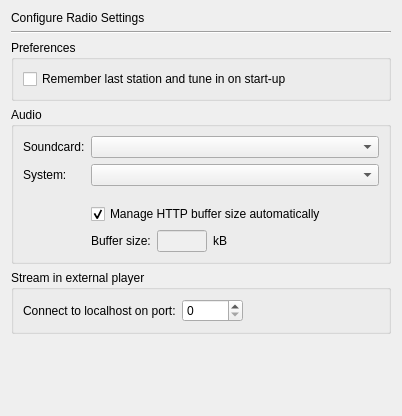
<ui version="4.0" >
 <class>SettingsDialogRadio</class>
 <widget class="QWidget" name="SettingsDialogRadio" >
  <property name="geometry" >
   <rect>
    <x>0</x>
    <y>0</y>
    <width>402</width>
    <height>416</height>
   </rect>
  </property>
  <property name="sizePolicy" >
   <sizepolicy vsizetype="MinimumExpanding" hsizetype="MinimumExpanding" >
    <horstretch>0</horstretch>
    <verstretch>0</verstretch>
   </sizepolicy>
  </property>
  <property name="windowTitle" >
   <string/>
  </property>
  <layout class="QVBoxLayout" >
   <property name="spacing" >
    <number>6</number>
   </property>
   <item>
    <widget class="QLabel" name="label" >
     <property name="text" >
      <string>Configure Radio Settings</string>
     </property>
     <property name="alignment" >
      <set>Qt::AlignLeading|Qt::AlignLeft|Qt::AlignVCenter</set>
     </property>
    </widget>
   </item>
   <item>
    <widget class="Line" name="line" >
     <property name="orientation" >
      <enum>Qt::Horizontal</enum>
     </property>
    </widget>
   </item>
   <item>
    <widget class="QGroupBox" name="groupBox_2" >
     <property name="sizePolicy" >
      <sizepolicy vsizetype="Fixed" hsizetype="Preferred" >
       <horstretch>0</horstretch>
       <verstretch>0</verstretch>
      </sizepolicy>
     </property>
     <property name="title" >
      <string>Preferences</string>
     </property>
     <layout class="QVBoxLayout" >
      <property name="spacing" >
       <number>6</number>
      </property>
      <property name="leftMargin" >
       <number>9</number>
      </property>
      <property name="topMargin" >
       <number>9</number>
      </property>
      <property name="rightMargin" >
       <number>9</number>
      </property>
      <property name="bottomMargin" >
       <number>9</number>
      </property>
      <item>
       <widget class="QCheckBox" name="resumeCheckBox" >
        <property name="text" >
         <string>Remember last station and tune in on start-up</string>
        </property>
       </widget>
      </item>
     </layout>
    </widget>
   </item>
   <item>
    <widget class="QGroupBox" name="groupBox" >
     <property name="title" >
      <string>Audio</string>
     </property>
     <layout class="QVBoxLayout" >
      <property name="spacing" >
       <number>6</number>
      </property>
      <property name="leftMargin" >
       <number>9</number>
      </property>
      <property name="topMargin" >
       <number>9</number>
      </property>
      <property name="rightMargin" >
       <number>9</number>
      </property>
      <property name="bottomMargin" >
       <number>9</number>
      </property>
      <item>
       <layout class="QGridLayout" >
        <property name="leftMargin" >
         <number>0</number>
        </property>
        <property name="topMargin" >
         <number>0</number>
        </property>
        <property name="rightMargin" >
         <number>0</number>
        </property>
        <property name="bottomMargin" >
         <number>0</number>
        </property>
        <property name="horizontalSpacing" >
         <number>6</number>
        </property>
        <property name="verticalSpacing" >
         <number>6</number>
        </property>
        <item row="0" column="0" >
         <widget class="QLabel" name="label_2" >
          <property name="text" >
           <string>Soundcard:</string>
          </property>
         </widget>
        </item>
        <item row="1" column="0" >
         <widget class="QLabel" name="label_3" >
          <property name="text" >
           <string>System:</string>
          </property>
         </widget>
        </item>
        <item row="1" column="1" >
         <widget class="QComboBox" name="systemBox" >
          <property name="sizePolicy" >
           <sizepolicy vsizetype="Fixed" hsizetype="Expanding" >
            <horstretch>0</horstretch>
            <verstretch>0</verstretch>
           </sizepolicy>
          </property>
         </widget>
        </item>
        <item row="4" column="1" >
         <layout class="QHBoxLayout" >
          <property name="spacing" >
           <number>6</number>
          </property>
          <property name="leftMargin" >
           <number>0</number>
          </property>
          <property name="topMargin" >
           <number>0</number>
          </property>
          <property name="rightMargin" >
           <number>0</number>
          </property>
          <property name="bottomMargin" >
           <number>0</number>
          </property>
          <item>
           <widget class="QLabel" name="label_4" >
            <property name="text" >
             <string>Buffer size:</string>
            </property>
           </widget>
          </item>
          <item>
           <widget class="QLineEdit" name="bufferEdit" >
            <property name="enabled" >
             <bool>false</bool>
            </property>
            <property name="maximumSize" >
             <size>
              <width>50</width>
              <height>16777215</height>
             </size>
            </property>
            <property name="maxLength" >
             <number>32767</number>
            </property>
            <property name="alignment" >
             <set>Qt::AlignRight</set>
            </property>
           </widget>
          </item>
          <item>
           <widget class="QLabel" name="label_5" >
            <property name="text" >
             <string>kB</string>
            </property>
           </widget>
          </item>
          <item>
           <spacer>
            <property name="orientation" >
             <enum>Qt::Horizontal</enum>
            </property>
            <property name="sizeHint" >
             <size>
              <width>40</width>
              <height>20</height>
             </size>
            </property>
           </spacer>
          </item>
         </layout>
        </item>
        <item row="0" column="1" >
         <widget class="QComboBox" name="cardBox" >
          <property name="sizePolicy" >
           <sizepolicy vsizetype="Fixed" hsizetype="Expanding" >
            <horstretch>0</horstretch>
            <verstretch>0</verstretch>
           </sizepolicy>
          </property>
         </widget>
        </item>
        <item row="3" column="1" >
         <widget class="QCheckBox" name="automaticBufferCheck" >
          <property name="text" >
           <string>Manage HTTP buffer size automatically</string>
          </property>
          <property name="checked" >
           <bool>true</bool>
          </property>
         </widget>
        </item>
        <item row="2" column="1" >
         <spacer>
          <property name="orientation" >
           <enum>Qt::Vertical</enum>
          </property>
          <property name="sizeType" >
           <enum>QSizePolicy::Fixed</enum>
          </property>
          <property name="sizeHint" >
           <size>
            <width>20</width>
            <height>12</height>
           </size>
          </property>
         </spacer>
        </item>
       </layout>
      </item>
     </layout>
    </widget>
   </item>
   <item>
    <widget class="QGroupBox" name="groupBox_3" >
     <property name="title" >
      <string>Stream in external player</string>
     </property>
     <layout class="QHBoxLayout" >
      <item>
       <widget class="QLabel" name="label_6" >
        <property name="text" >
         <string>Connect to localhost on port:</string>
        </property>
       </widget>
      </item>
      <item>
       <widget class="QSpinBox" name="musicProxyPort" >
        <property name="maximum" >
         <number>65535</number>
        </property>
       </widget>
      </item>
      <item>
       <spacer>
        <property name="orientation" >
         <enum>Qt::Horizontal</enum>
        </property>
        <property name="sizeHint" >
         <size>
          <width>40</width>
          <height>20</height>
         </size>
        </property>
       </spacer>
      </item>
     </layout>
    </widget>
   </item>
   <item>
    <spacer>
     <property name="orientation" >
      <enum>Qt::Vertical</enum>
     </property>
     <property name="sizeType" >
      <enum>QSizePolicy::Expanding</enum>
     </property>
     <property name="sizeHint" >
      <size>
       <width>378</width>
       <height>31</height>
      </size>
     </property>
    </spacer>
   </item>
  </layout>
 </widget>
 <tabstops>
  <tabstop>resumeCheckBox</tabstop>
  <tabstop>cardBox</tabstop>
  <tabstop>systemBox</tabstop>
 </tabstops>
 <resources/>
 <connections>
  <connection>
   <sender>automaticBufferCheck</sender>
   <signal>toggled(bool)</signal>
   <receiver>bufferEdit</receiver>
   <slot>setDisabled(bool)</slot>
   <hints>
    <hint type="sourcelabel" >
     <x>88</x>
     <y>203</y>
    </hint>
    <hint type="destinationlabel" >
     <x>166</x>
     <y>229</y>
    </hint>
   </hints>
  </connection>
 </connections>
</ui>
